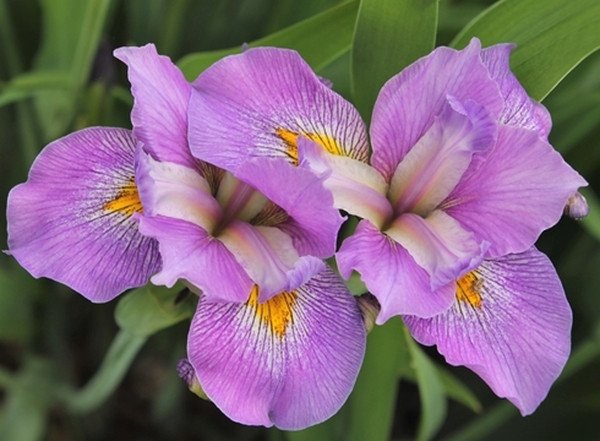
#> input picture virginica.jpg, 600 x 441 px
$ python python_pca.py   (older library calls are emulated)
#> lines starting #> are read from the running program, lines starting #| are printed output that depends on the picture; long printed decimals are rounded
#! /usr/bin/env python3

# Authors: Robert Costales, Roop Pal
# Date: 2017 04 12
# Language: Python 3
# Overview: This program converts the matrix of pixel values of an image
#           into a lower dimensional space using the PCA method

# _-_-_-_-_-_-_-_-_-_-_-_-_-_-_ IMPORT STATEMENTS _-_-_-_-_-_-_-_-_-_-_-_-_-_ #

import copy
from scipy import misc
import numpy as np
import matplotlib.pyplot as plt
import time

# _-_-_-_-_-_-_-_-_-_-_-_-_-_-_ RUN PREFERENCES _-_-_-_-_-_-_-_-_-_-_-_-_-_-_ #

show_init_image = False     # shows initial image from gray-scale matrix

# _-_-_-_-_-_-_-_-_-_-_-_-_-_-_ FUNCTIONS _-_-_-_-_-_-_-_-_-_-_-_-_-_-_-_-_-_ #


def pca(data, dim_reduced, show_plot=True):
    """
    :param data: the data we want to transform (grayscale valued matrix)
    :param dim_reduced: the size of the transformed data
    :return: error, (n, m, c)
    """
    # find the covariance matrix

    y = data
    yt = np.transpose(y)
    c = np.cov(y)             # create covariance matrix
    eig_val, eig_vec = np.linalg.eig(c)                  # eig_val, eig_vec
    idx = eig_val.argsort()[::-1]
    eig_val = eig_val[idx]
    eig_vec = eig_vec[:, idx]

    q = eig_vec                             # is full eigen-vector matrix
    qt = np.transpose(q)                    # transpose of q
    p = qt[0:dim_reduced]                 # takes first dim_reduced rows of qt

    v = np.matmul(p, y)
    n = len(qt)
    if dim_reduced ==0:
        m = 0
    else:
        m = len(v[0])
    c = len(y)

    vt = np.transpose(v)
    redyt = np.matmul(vt, p)
    redy = np.transpose(redyt)

    error = np.linalg.norm(y - redy, ord=2) / np.linalg.norm(y, ord=2)

    # Print statements
    print("V:", len(v), len(v[0]))

    if show_plot:
        print("P Dimensions:  ", len(p), " ")
        if len(p) != 0:
            print(len(p[0]))
        else:
            print(" ")
        print("Error: {}".format(error))
        print("Image Dimensions:  ", len(redy), len(redy[0]))
        print(" ")

    if show_plot:
        plt.clf()
        plt.gray()  # comment this out for fun colors
        plt.imshow(redy)
        fig = plt.gcf()
        fig.canvas.set_window_title("k = {}".format(dim_reduced))
        plt.gcf()
        plt.show()

    return error, (n, m, c), v

# _-_-_-_-_-_-_-_-_-_-_-_-_-_-_ IMAGE PROCESSING _-_-_-_-_-_-_-_-_-_-_-_-_-_ #
if __name__ == '__main__':
    rgb = misc.imread('virginica.jpg')  # 441x600x3 array (RGB)
#> rgb is the input picture: shape (441, 600, 3); mean R, G, B 128, 102.5, 123.7

    gray = []
    for i in rgb:           # matrix converted to gray-scale values
        a = []
        for j in i:
            a.append(sum(j)/len(j)/255)
        gray.append(copy.deepcopy(a))
#> after the loop, gray = 441 items

    # gray is a 441x600 matrix of gray-scale intensity values between 0 and 1

    plt.gray()              # comment this out for fun colors
    plt.imshow(gray)
    if show_init_image:
        plt.show()

    # _-_-_-_-_-_-_-_-_-_-_-_-_-_-_ PCA CALL _-_-_-_-_-_-_-_-_-_-_-_-_-_-_-_-_-_ #

    #
    # When we decrease our k value from the original dimension of the nxn covariance matrix,
    # and we multiply vT with P (for that k), we get a compressed image
    #

    show_int_images = True
    print("k = {}".format(441))
    pca(gray, 441, show_int_images)
#> in pca, `eig_val, eig_vec = np.linalg.eig(c)`:
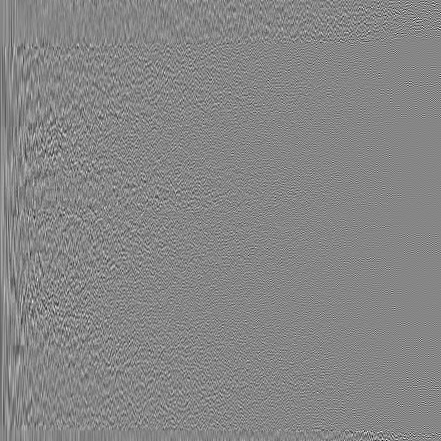
#> eig_vec: shape (441, 441) float64; min -0.327, max 0.294, mean 3.27e-05; drawn with min black and max white
#> in pca, `eig_val, eig_vec = np.linalg.eig(c)`: eig_val = 441 values, max 6.65 at index 0, min 1.39e-07 at index 404, mean 0.0392
#> in pca, `idx = eig_val.argsort()[::-1]`: idx = 441 values, max 440 at index 423, min 0 at index 0, mean 220
#> in pca, `eig_val = eig_val[idx]`: eig_val = 441 values, max 6.65 at index 0, min 1.39e-07 at index 440, mean 0.0392
#> in pca, `v = np.matmul(p, y)`:
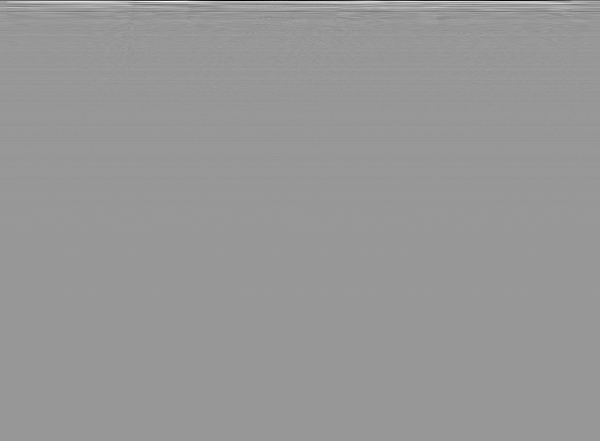
#> v: shape (441, 600) float64; min -11.94, max 8.15, mean 0.00345; drawn with min black and max white
#> in pca, `n = len(qt)`: n = 441
#> in pca, `m = len(v[0])`: m = 600
#> in pca, `c = len(y)`: c = 441
#> in pca, `error = np.linalg.norm(y - redy, ord=2) / np.linalg.norm(y, ord=2)`: error = 7.89e-12
#| V: 441 600
#| P Dimensions:   441
#| 441
#| Error: 7.886000599047458e-12
#| Image Dimensions:   441 600
    print("k = {}".format(310))
    pca(gray, 310, show_int_images)
#> call 2 of pca, with dim_reduced = 310, show_plot = True
#> in pca (call 2), `eig_val, eig_vec = np.linalg.eig(c)`: eig_val = 441 values, max 6.65 at index 0, min 1.39e-07 at index 404, mean 0.0392
#> in pca (call 2), `eig_val = eig_val[idx]`: eig_val = 441 values, max 6.65 at index 0, min 1.39e-07 at index 440, mean 0.0392
#> in pca (call 2), `vt = np.transpose(v)`:
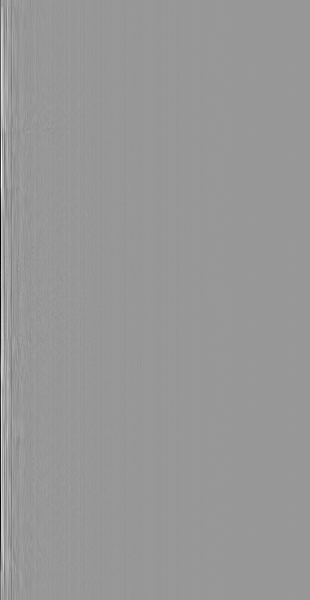
#> vt: shape (600, 310) float64; min -11.94, max 8.15, mean 0.0044; drawn with min black and max white
#> in pca (call 2), `error = np.linalg.norm(y - redy, ord=2) / np.linalg.norm(y, ord=2)`: error = 0.0103
#| V: 310 600
#| P Dimensions:   310
#| 441
#| Error: 0.01029
#| Image Dimensions:   441 600
    print("k = {}".format(231))
    pca(gray, 231, show_int_images)
#> call 3 of pca, with dim_reduced = 231, show_plot = True
#> in pca (call 3), `eig_val, eig_vec = np.linalg.eig(c)`: eig_val = 441 values, max 6.65 at index 0, min 1.39e-07 at index 404, mean 0.0392
#> in pca (call 3), `eig_val = eig_val[idx]`: eig_val = 441 values, max 6.65 at index 0, min 1.39e-07 at index 440, mean 0.0392
#> in pca (call 3), `vt = np.transpose(v)`:
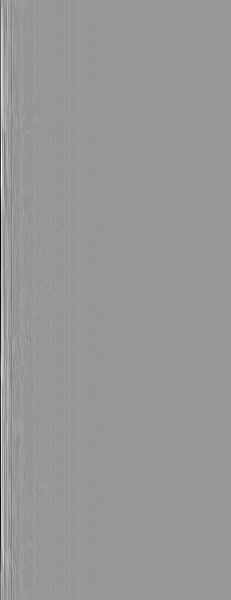
#> vt: shape (600, 231) float64; min -11.94, max 8.15, mean 0.00624; drawn with min black and max white
#> in pca (call 3), `error = np.linalg.norm(y - redy, ord=2) / np.linalg.norm(y, ord=2)`: error = 0.0229
#| V: 231 600
#| P Dimensions:   231
#| 441
#| Error: 0.02288
#| Image Dimensions:   441 600
    print("k = {}".format(100))
    pca(gray, 100, show_int_images)
#| V: 100 600
#| P Dimensions:   100
#| 441
#| Error: 0.05754
#| Image Dimensions:   441 600
    print("k = {}".format(50))
    pca(gray, 50, show_int_images)
#| V: 50 600
#| P Dimensions:   50
#| 441
#| Error: 0.08508
#| Image Dimensions:   441 600
    print("k = {}".format(25))
    pca(gray, 25, show_int_images)
#| V: 25 600
#| P Dimensions:   25
#| 441
#| Error: 0.1009
#| Image Dimensions:   441 600
    print("k = {}".format(7))
    pca(gray, 7, show_int_images)
#> in pca (call 7), `eig_val, eig_vec = np.linalg.eig(c)`: eig_val = 441 values, max 6.65 at index 0, min 1.39e-07 at index 404, mean 0.0392
#> in pca (call 7), `eig_val = eig_val[idx]`: eig_val = 441 values, max 6.65 at index 0, min 1.39e-07 at index 440, mean 0.0392
#> in pca (call 7), `redy = np.transpose(redyt)`:
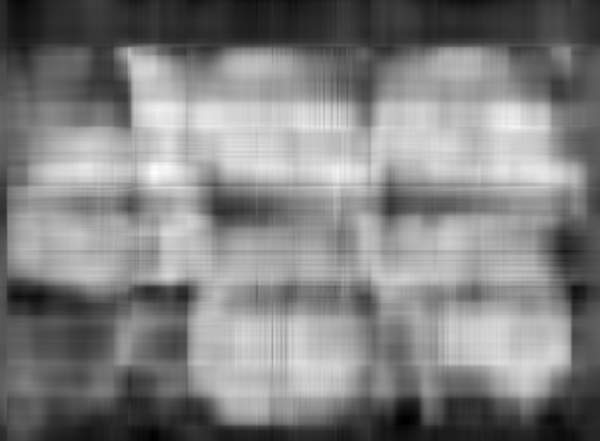
#> redy: shape (441, 600) float64; min -0.216, max 1.02, mean 0.408; drawn with min black and max white
#> in pca (call 7), `error = np.linalg.norm(y - redy, ord=2) / np.linalg.norm(y, ord=2)`: error = 0.267
#| V: 7 600
#| P Dimensions:   7
#| 441
#| Error: 0.2675
#| Image Dimensions:   441 600
    print("k = {}".format(3))
    pca(gray, 3, show_int_images)
#> in pca (call 8), `eig_val, eig_vec = np.linalg.eig(c)`: eig_val = 441 values, max 6.65 at index 0, min 1.39e-07 at index 404, mean 0.0392
#> in pca (call 8), `eig_val = eig_val[idx]`: eig_val = 441 values, max 6.65 at index 0, min 1.39e-07 at index 440, mean 0.0392
#> in pca (call 8), `vt = np.transpose(v)`: vt = 600 rows, first 8: [-3.54, 1.05, 0.706], [-3.51, 1.06, 0.744], [-3.49, 1.02, 0.749], [-3.5, 1.06, 0.819], [-3.53, 1.02, 0.836], [-3.54, 1.03, 0.898], [-3.51, 1.31, 1.24], [-3.5, 2.1, 1.84]
#> in pca (call 8), `redy = np.transpose(redyt)`:
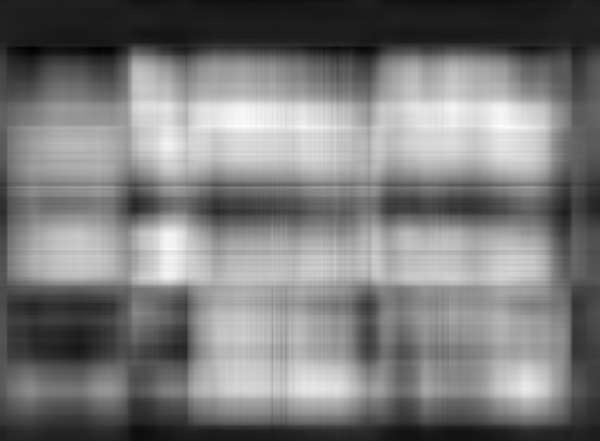
#> redy: shape (441, 600) float64; min -0.156, max 0.974, mean 0.391; drawn with min black and max white
#> in pca (call 8), `error = np.linalg.norm(y - redy, ord=2) / np.linalg.norm(y, ord=2)`: error = 0.343
#| V: 3 600
#| P Dimensions:   3
#| 441
#| Error: 0.3429
#| Image Dimensions:   441 600
    print("k = {}".format(1))
    pca(gray, 1, show_int_images)
#> in pca (call 9), `eig_val, eig_vec = np.linalg.eig(c)`: eig_val = 441 values, max 6.65 at index 0, min 1.39e-07 at index 404, mean 0.0392
#> in pca (call 9), `eig_val = eig_val[idx]`: eig_val = 441 values, max 6.65 at index 0, min 1.39e-07 at index 440, mean 0.0392
#> in pca (call 9), `vt = np.transpose(v)`: vt = 600 values, max -2.87 at index 580, min -11.94 at index 243, mean -8.08
#> in pca (call 9), `redy = np.transpose(redyt)`:
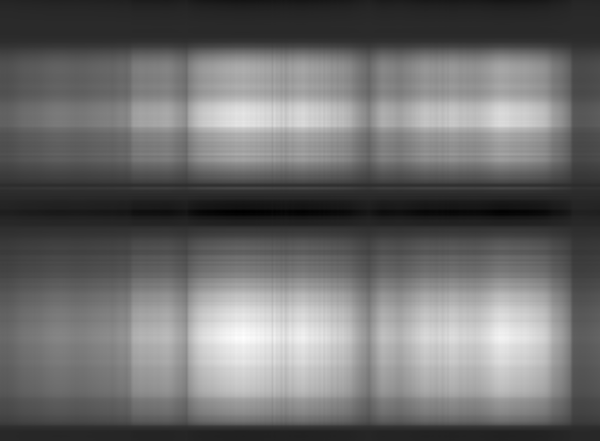
#> redy: shape (441, 600) float64; min -0.205, max 1, mean 0.306; drawn with min black and max white
#> in pca (call 9), `error = np.linalg.norm(y - redy, ord=2) / np.linalg.norm(y, ord=2)`: error = 0.595
#| V: 1 600
#| P Dimensions:   1
#| 441
#| Error: 0.5946
#| Image Dimensions:   441 600
    print("k = {}".format(0))
    pca(gray, 0, show_int_images)
#> in pca (call 10), `redyt = np.matmul(vt, p)`: redyt: shape (600, 441) float64; every value is 0
#> in pca (call 10), `redy = np.transpose(redyt)`: redy: shape (441, 600) float64; every value is 0
#> (the run stopped early here; a loop or call above may not have finished)
